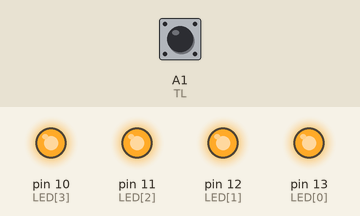
This sketch was run on a simulated Arduino Uno, built with avr-gcc and run on an emulated ATmega328P. On the bench: output pins drawn as LEDs (lit = HIGH). Dashed ring = blinking. The test bench sets the inputs (shaded band); at power-on: A1 (TL) HIGH.

Above: at 1.2 s.
1.3 s: A1 (TL) pulled LOW for 1 s
At 1.85 s:
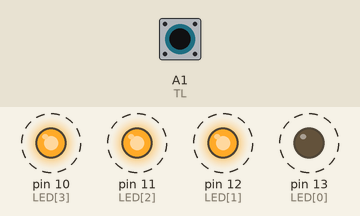
4.3 s: A1 (TL) pulled LOW for 0.15 s
At 5.2 s:
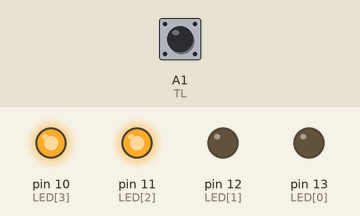
5.9 s: A1 (TL) pulled LOW for 3.2 s
At 10.2 s:
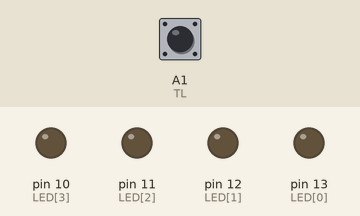
Timing chart, 0 to 11.7 s (numbered marks = the images above; inputs shaded):
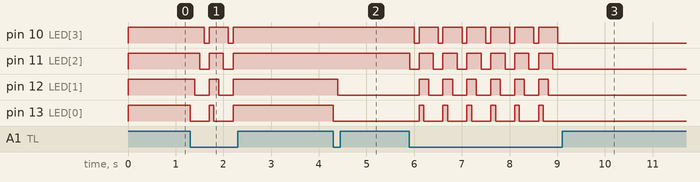

The sketch:

cerven5.ino
```cpp
const int LED[] = {13, 12, 11, 10};
const byte TL = A1;
unsigned long stisk = 0;

void setup() {
  for(byte i = 0; i < 4; i++){
    pinMode(LED[i], OUTPUT);
    digitalWrite(LED[i], HIGH);
  }
  pinMode(TL, INPUT_PULLUP);
}

void loop() {
  if (!digitalRead(TL)) {
    stisk++;
    for(byte i = 0; i < 4; i++){
      digitalWrite(LED[i], !(stisk % 5 >= i+1));
    }
  }
  delay(100);
}
```

Measured:
- after the input at 1.3 s, pin 10 (LED[3]): alternates HIGH for 0.40 s and LOW for 0.10 s, 4 changes in all, then stays HIGH, starting after 0.30 s; pin 11 (LED[2]): alternates HIGH for 0.30 s and LOW for 0.20 s, 4 changes in all, then stays HIGH, starting after 0.20 s
- after the input at 4.3 s, pin 12 (LED[1]): HIGH → LOW after 0.10 s; pin 13 (LED[0]): HIGH → LOW at once
- after the input at 5.9 s, pin 10 (LED[3]): alternates HIGH for 0.40 s and LOW for 0.10 s, 13 changes in all, then stays LOW, starting after 0.10 s; pin 11 (LED[2]): alternates HIGH for 0.30 s and LOW for 0.20 s, 13 changes in all, then stays LOW, starting at once
